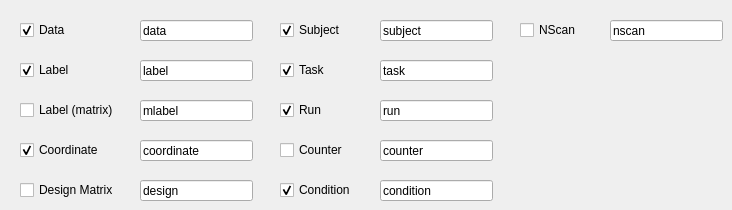
     <widget class="QWidget" name="tab_17">
      <attribute name="title">
       <string>Options</string>
      </attribute>
      <widget class="QCheckBox" name="cbDIDataID">
       <property name="geometry">
        <rect>
         <x>20</x>
         <y>20</y>
         <width>71</width>
         <height>20</height>
        </rect>
       </property>
       <property name="text">
        <string>Data</string>
       </property>
       <property name="checked">
        <bool>true</bool>
       </property>
      </widget>
      <widget class="QCheckBox" name="cbDILabelID">
       <property name="geometry">
        <rect>
         <x>20</x>
         <y>60</y>
         <width>181</width>
         <height>20</height>
        </rect>
       </property>
       <property name="text">
        <string>Label</string>
       </property>
       <property name="checked">
        <bool>true</bool>
       </property>
      </widget>
      <widget class="QCheckBox" name="cbDImLabelID">
       <property name="geometry">
        <rect>
         <x>20</x>
         <y>100</y>
         <width>161</width>
         <height>20</height>
        </rect>
       </property>
       <property name="text">
        <string>Label (matrix)</string>
       </property>
      </widget>
      <widget class="QCheckBox" name="cbDICoID">
       <property name="geometry">
        <rect>
         <x>20</x>
         <y>140</y>
         <width>111</width>
         <height>20</height>
        </rect>
       </property>
       <property name="text">
        <string>Coordinate</string>
       </property>
       <property name="checked">
        <bool>true</bool>
       </property>
      </widget>
      <widget class="QCheckBox" name="cbDIDM">
       <property name="geometry">
        <rect>
         <x>20</x>
         <y>180</y>
         <width>121</width>
         <height>20</height>
        </rect>
       </property>
       <property name="text">
        <string>Design Matrix</string>
       </property>
       <property name="checked">
        <bool>false</bool>
       </property>
      </widget>
      <widget class="QLineEdit" name="txtDIDataID">
       <property name="geometry">
        <rect>
         <x>140</x>
         <y>20</y>
         <width>113</width>
         <height>21</height>
        </rect>
       </property>
       <property name="text">
        <string>data</string>
       </property>
      </widget>
      <widget class="QLineEdit" name="txtDILabelID">
       <property name="geometry">
        <rect>
         <x>140</x>
         <y>60</y>
         <width>113</width>
         <height>21</height>
        </rect>
       </property>
       <property name="text">
        <string>label</string>
       </property>
      </widget>
      <widget class="QLineEdit" name="txtDICoID">
       <property name="geometry">
        <rect>
         <x>140</x>
         <y>140</y>
         <width>113</width>
         <height>21</height>
        </rect>
       </property>
       <property name="text">
        <string>coordinate</string>
       </property>
      </widget>
      <widget class="QLineEdit" name="txtDIDMID">
       <property name="geometry">
        <rect>
         <x>140</x>
         <y>180</y>
         <width>113</width>
         <height>21</height>
        </rect>
       </property>
       <property name="text">
        <string>design</string>
       </property>
      </widget>
      <widget class="QLineEdit" name="txtDImLabelID">
       <property name="geometry">
        <rect>
         <x>140</x>
         <y>100</y>
         <width>113</width>
         <height>21</height>
        </rect>
       </property>
       <property name="text">
        <string>mlabel</string>
       </property>
      </widget>
      <widget class="QLineEdit" name="txtDISubjectID">
       <property name="geometry">
        <rect>
         <x>380</x>
         <y>20</y>
         <width>113</width>
         <height>21</height>
        </rect>
       </property>
       <property name="text">
        <string>subject</string>
       </property>
      </widget>
      <widget class="QCheckBox" name="cbDISubjectID">
       <property name="geometry">
        <rect>
         <x>280</x>
         <y>20</y>
         <width>81</width>
         <height>20</height>
        </rect>
       </property>
       <property name="text">
        <string>Subject</string>
       </property>
       <property name="checked">
        <bool>true</bool>
       </property>
      </widget>
      <widget class="QLineEdit" name="txtDITaskID">
       <property name="geometry">
        <rect>
         <x>380</x>
         <y>60</y>
         <width>113</width>
         <height>21</height>
        </rect>
       </property>
       <property name="text">
        <string>task</string>
       </property>
      </widget>
      <widget class="QCheckBox" name="cbDITaskID">
       <property name="geometry">
        <rect>
         <x>280</x>
         <y>60</y>
         <width>81</width>
         <height>20</height>
        </rect>
       </property>
       <property name="text">
        <string>Task</string>
       </property>
       <property name="checked">
        <bool>true</bool>
       </property>
      </widget>
      <widget class="QCheckBox" name="cbDIRunID">
       <property name="geometry">
        <rect>
         <x>280</x>
         <y>100</y>
         <width>81</width>
         <height>20</height>
        </rect>
       </property>
       <property name="text">
        <string>Run</string>
       </property>
       <property name="checked">
        <bool>true</bool>
       </property>
      </widget>
      <widget class="QLineEdit" name="txtDIRunID">
       <property name="geometry">
        <rect>
         <x>380</x>
         <y>100</y>
         <width>113</width>
         <height>21</height>
        </rect>
       </property>
       <property name="text">
        <string>run</string>
       </property>
      </widget>
      <widget class="QCheckBox" name="cbDICounterID">
       <property name="geometry">
        <rect>
         <x>280</x>
         <y>140</y>
         <width>81</width>
         <height>20</height>
        </rect>
       </property>
       <property name="text">
        <string>Counter</string>
       </property>
       <property name="checked">
        <bool>false</bool>
       </property>
      </widget>
      <widget class="QLineEdit" name="txtDICounterID">
       <property name="geometry">
        <rect>
         <x>380</x>
         <y>140</y>
         <width>113</width>
         <height>21</height>
        </rect>
       </property>
       <property name="text">
        <string>counter</string>
       </property>
      </widget>
      <widget class="QCheckBox" name="cbDICondID">
       <property name="geometry">
        <rect>
         <x>280</x>
         <y>180</y>
         <width>101</width>
         <height>20</height>
        </rect>
       </property>
       <property name="text">
        <string>Condition</string>
       </property>
       <property name="checked">
        <bool>true</bool>
       </property>
      </widget>
      <widget class="QLineEdit" name="txtDICoundID">
       <property name="geometry">
        <rect>
         <x>380</x>
         <y>180</y>
         <width>113</width>
         <height>21</height>
        </rect>
       </property>
       <property name="text">
        <string>condition</string>
       </property>
      </widget>
      <widget class="QLineEdit" name="txtDINScanID">
       <property name="geometry">
        <rect>
         <x>610</x>
         <y>20</y>
         <width>113</width>
         <height>21</height>
        </rect>
       </property>
       <property name="text">
        <string>nscan</string>
       </property>
      </widget>
      <widget class="QCheckBox" name="cbDINScanID">
       <property name="geometry">
        <rect>
         <x>520</x>
         <y>20</y>
         <width>91</width>
         <height>20</height>
        </rect>
       </property>
       <property name="text">
        <string>NScan</string>
       </property>
       <property name="checked">
        <bool>false</bool>
       </property>
      </widget>
     </widget>
